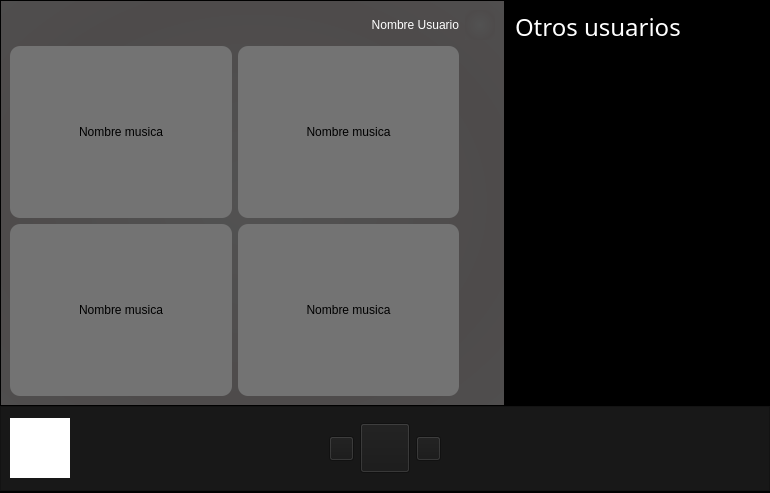
<?xml version="1.0" encoding="UTF-8"?>
<ui version="4.0">
 <class>MainWindow</class>
 <widget class="QMainWindow" name="MainWindow">
  <property name="geometry">
   <rect>
    <x>0</x>
    <y>0</y>
    <width>770</width>
    <height>493</height>
   </rect>
  </property>
  <property name="minimumSize">
   <size>
    <width>770</width>
    <height>493</height>
   </size>
  </property>
  <property name="maximumSize">
   <size>
    <width>1920</width>
    <height>1200</height>
   </size>
  </property>
  <property name="font">
   <font>
    <family>Avenir</family>
    <pointsize>14</pointsize>
    <weight>50</weight>
    <italic>false</italic>
    <bold>false</bold>
   </font>
  </property>
  <property name="windowTitle">
   <string>Pantalla Principal</string>
  </property>
  <property name="styleSheet">
   <string notr="true">QWidget{
	font: &quot;Helvetica&quot;;
}
QLabel{
	font: &quot;Helvetica&quot;;
	color: rgb(255, 255, 255);
	background-color: none;
}

QWidget#centralwidget{
	background-color:rgb(0, 0, 0);
}


QLineEdit{
	background-color: rgba(0, 0, 0,0);
	border:none;
	border-radius:none;
	border-bottom:2px solid rgb(181, 220, 207);
	color: rgba(255, 255,255, 230);
	padding-bottom:7px;
}


QFrame#caja{
	border: 2px solid rgb(233, 0, 126);
	background-image: none;
	background: none
}            
                
QPushButton#pushButton{
	background-color: qlineargradient(spread:reflect, x1:0, y1:0, x2:0, y2:0.471, stop:0 rgba(166, 23, 23, 255), stop:1 rgba(233, 0, 126, 255));
	border-radius:8px;
	color: rgba(255, 255, 255,210);
	padding: 8px;
}
QPushButton#pushButton_2{
	background-color: qlineargradient(spread:reflect, x1:0, y1:0, x2:0, y2:0.471, stop:0 rgba(166, 23, 23, 255), stop:1 rgba(233, 0, 126, 255));
	border-radius:8px;
	color: rgba(255, 255, 255,210);
	padding: 8px;
}
QPushButton#pushButton_3{
	background-color: qlineargradient(spread:reflect, x1:0, y1:0, x2:0, y2:0.471, stop:0 rgba(166, 23, 23, 255), stop:1 rgba(233, 0, 126, 255));
	border-radius:8px;
	color: rgba(255, 255, 255,210);
	padding: 8px;
}
</string>
  </property>
  <widget class="QWidget" name="centralwidget">
   <property name="enabled">
    <bool>true</bool>
   </property>
   <property name="minimumSize">
    <size>
     <width>0</width>
     <height>0</height>
    </size>
   </property>
   <layout class="QVBoxLayout" name="verticalLayout_2">
    <property name="spacing">
     <number>0</number>
    </property>
    <property name="leftMargin">
     <number>0</number>
    </property>
    <property name="topMargin">
     <number>0</number>
    </property>
    <property name="rightMargin">
     <number>0</number>
    </property>
    <property name="bottomMargin">
     <number>2</number>
    </property>
    <item>
     <widget class="QWidget" name="centralwidget_2" native="true">
      <layout class="QHBoxLayout" name="centrarcaja">
       <property name="spacing">
        <number>0</number>
       </property>
       <property name="leftMargin">
        <number>0</number>
       </property>
       <property name="topMargin">
        <number>0</number>
       </property>
       <property name="rightMargin">
        <number>0</number>
       </property>
       <property name="bottomMargin">
        <number>0</number>
       </property>
       <item>
        <widget class="QFrame" name="frame_2">
         <property name="font">
          <font>
           <weight>50</weight>
           <italic>false</italic>
           <bold>false</bold>
           <kerning>true</kerning>
          </font>
         </property>
         <property name="toolTip">
          <string/>
         </property>
         <property name="styleSheet">
          <string notr="true">background-color: qradialgradient(spread:reflect, cx:0.5, cy:0.5, radius:0.5, fx:0.5, fy:0.5, stop:0 rgba(82, 82, 82, 255), stop:1 rgba(78, 75, 75, 255))</string>
         </property>
         <property name="frameShape">
          <enum>QFrame::StyledPanel</enum>
         </property>
         <property name="frameShadow">
          <enum>QFrame::Raised</enum>
         </property>
         <layout class="QGridLayout" name="gridLayout">
          <item row="0" column="1">
           <widget class="QLabel" name="label_usuario">
            <property name="maximumSize">
             <size>
              <width>16777215</width>
              <height>30</height>
             </size>
            </property>
            <property name="styleSheet">
             <string notr="true">background-color: none;</string>
            </property>
            <property name="text">
             <string>Nombre Usuario</string>
            </property>
            <property name="alignment">
             <set>Qt::AlignRight|Qt::AlignTrailing|Qt::AlignVCenter</set>
            </property>
           </widget>
          </item>
          <item row="0" column="2">
           <widget class="QLabel" name="img_2">
            <property name="minimumSize">
             <size>
              <width>0</width>
              <height>0</height>
             </size>
            </property>
            <property name="maximumSize">
             <size>
              <width>30</width>
              <height>30</height>
             </size>
            </property>
            <property name="text">
             <string/>
            </property>
            <property name="pixmap">
             <pixmap>perfil.png</pixmap>
            </property>
            <property name="scaledContents">
             <bool>true</bool>
            </property>
            <property name="alignment">
             <set>Qt::AlignCenter</set>
            </property>
           </widget>
          </item>
          <item row="1" column="1">
           <widget class="QPushButton" name="musica2">
            <property name="minimumSize">
             <size>
              <width>200</width>
              <height>100</height>
             </size>
            </property>
            <property name="maximumSize">
             <size>
              <width>600</width>
              <height>600</height>
             </size>
            </property>
            <property name="styleSheet">
             <string notr="true">background-color: rgb(115, 115, 115);
border-radius: 10px;
</string>
            </property>
            <property name="text">
             <string>Nombre musica</string>
            </property>
            <property name="iconSize">
             <size>
              <width>60</width>
              <height>60</height>
             </size>
            </property>
           </widget>
          </item>
          <item row="2" column="1">
           <widget class="QPushButton" name="musica4">
            <property name="minimumSize">
             <size>
              <width>200</width>
              <height>100</height>
             </size>
            </property>
            <property name="maximumSize">
             <size>
              <width>600</width>
              <height>600</height>
             </size>
            </property>
            <property name="styleSheet">
             <string notr="true">background-color: rgb(115, 115, 115);
border-radius: 10px;
</string>
            </property>
            <property name="text">
             <string>Nombre musica</string>
            </property>
            <property name="iconSize">
             <size>
              <width>60</width>
              <height>60</height>
             </size>
            </property>
           </widget>
          </item>
          <item row="2" column="0">
           <widget class="QPushButton" name="musica3">
            <property name="minimumSize">
             <size>
              <width>200</width>
              <height>100</height>
             </size>
            </property>
            <property name="maximumSize">
             <size>
              <width>600</width>
              <height>600</height>
             </size>
            </property>
            <property name="styleSheet">
             <string notr="true">background-color: rgb(115, 115, 115);
border-radius: 10px;
</string>
            </property>
            <property name="text">
             <string>Nombre musica</string>
            </property>
            <property name="iconSize">
             <size>
              <width>60</width>
              <height>60</height>
             </size>
            </property>
           </widget>
          </item>
          <item row="1" column="0">
           <widget class="QPushButton" name="musica1">
            <property name="minimumSize">
             <size>
              <width>200</width>
              <height>100</height>
             </size>
            </property>
            <property name="maximumSize">
             <size>
              <width>600</width>
              <height>600</height>
             </size>
            </property>
            <property name="styleSheet">
             <string notr="true">background-color: rgb(115, 115, 115);
border-radius: 10px;
</string>
            </property>
            <property name="text">
             <string>Nombre musica</string>
            </property>
            <property name="iconSize">
             <size>
              <width>60</width>
              <height>60</height>
             </size>
            </property>
           </widget>
          </item>
         </layout>
        </widget>
       </item>
       <item>
        <widget class="QFrame" name="frame">
         <property name="maximumSize">
          <size>
           <width>265</width>
           <height>16777215</height>
          </size>
         </property>
         <property name="styleSheet">
          <string notr="true">background-color: rgb(0, 0, 0);</string>
         </property>
         <property name="frameShape">
          <enum>QFrame::StyledPanel</enum>
         </property>
         <property name="frameShadow">
          <enum>QFrame::Raised</enum>
         </property>
         <layout class="QVBoxLayout" name="verticalLayout">
          <item>
           <layout class="QHBoxLayout" name="horizontalLayout">
            <item>
             <widget class="QLabel" name="label">
              <property name="font">
               <font>
                <family>Avenir</family>
                <pointsize>18</pointsize>
                <weight>50</weight>
                <italic>false</italic>
                <bold>false</bold>
               </font>
              </property>
              <property name="text">
               <string>Otros usuarios</string>
              </property>
             </widget>
            </item>
            <item>
             <widget class="QLabel" name="img">
              <property name="minimumSize">
               <size>
                <width>0</width>
                <height>0</height>
               </size>
              </property>
              <property name="maximumSize">
               <size>
                <width>30</width>
                <height>30</height>
               </size>
              </property>
              <property name="text">
               <string/>
              </property>
              <property name="pixmap">
               <pixmap>amigos.png</pixmap>
              </property>
              <property name="scaledContents">
               <bool>true</bool>
              </property>
              <property name="alignment">
               <set>Qt::AlignCenter</set>
              </property>
             </widget>
            </item>
           </layout>
          </item>
          <item>
           <widget class="QScrollArea" name="scrollArea">
            <property name="widgetResizable">
             <bool>true</bool>
            </property>
            <widget class="QWidget" name="widget">
             <property name="geometry">
              <rect>
               <x>0</x>
               <y>0</y>
               <width>237</width>
               <height>336</height>
              </rect>
             </property>
             <layout class="QVBoxLayout" name="verticalLayout_5"/>
            </widget>
           </widget>
          </item>
         </layout>
        </widget>
       </item>
      </layout>
     </widget>
    </item>
    <item>
     <widget class="QFrame" name="frame_3">
      <property name="minimumSize">
       <size>
        <width>0</width>
        <height>85</height>
       </size>
      </property>
      <property name="maximumSize">
       <size>
        <width>16777215</width>
        <height>85</height>
       </size>
      </property>
      <property name="styleSheet">
       <string notr="true">background-color: rgb(24, 24, 24);</string>
      </property>
      <property name="frameShape">
       <enum>QFrame::StyledPanel</enum>
      </property>
      <property name="frameShadow">
       <enum>QFrame::Raised</enum>
      </property>
      <layout class="QHBoxLayout" name="horizontalLayout_2">
       <item>
        <widget class="QLabel" name="label_caratula">
         <property name="minimumSize">
          <size>
           <width>60</width>
           <height>60</height>
          </size>
         </property>
         <property name="maximumSize">
          <size>
           <width>60</width>
           <height>60</height>
          </size>
         </property>
         <property name="styleSheet">
          <string notr="true">background-color: rgb(255, 255, 255);</string>
         </property>
         <property name="text">
          <string/>
         </property>
         <property name="scaledContents">
          <bool>true</bool>
         </property>
         <property name="alignment">
          <set>Qt::AlignCenter</set>
         </property>
        </widget>
       </item>
       <item>
        <widget class="QLabel" name="label_cancion">
         <property name="maximumSize">
          <size>
           <width>300</width>
           <height>16777215</height>
          </size>
         </property>
         <property name="font">
          <font>
           <family>Avenir</family>
           <pointsize>18</pointsize>
           <weight>50</weight>
           <italic>false</italic>
           <bold>false</bold>
          </font>
         </property>
         <property name="text">
          <string/>
         </property>
        </widget>
       </item>
       <item>
        <widget class="QPushButton" name="button_anterior">
         <property name="maximumSize">
          <size>
           <width>25</width>
           <height>25</height>
          </size>
         </property>
         <property name="text">
          <string/>
         </property>
         <property name="icon">
          <iconset>
           <normaloff>anterior.png</normaloff>anterior.png</iconset>
         </property>
         <property name="iconSize">
          <size>
           <width>25</width>
           <height>25</height>
          </size>
         </property>
        </widget>
       </item>
       <item>
        <widget class="QPushButton" name="button_play">
         <property name="maximumSize">
          <size>
           <width>50</width>
           <height>50</height>
          </size>
         </property>
         <property name="text">
          <string/>
         </property>
         <property name="icon">
          <iconset>
           <normaloff>play.png</normaloff>play.png</iconset>
         </property>
         <property name="iconSize">
          <size>
           <width>50</width>
           <height>50</height>
          </size>
         </property>
        </widget>
       </item>
       <item>
        <widget class="QPushButton" name="button_siguiente">
         <property name="maximumSize">
          <size>
           <width>25</width>
           <height>25</height>
          </size>
         </property>
         <property name="text">
          <string/>
         </property>
         <property name="icon">
          <iconset>
           <normaloff>siguiente.png</normaloff>siguiente.png</iconset>
         </property>
         <property name="iconSize">
          <size>
           <width>25</width>
           <height>25</height>
          </size>
         </property>
        </widget>
       </item>
       <item>
        <widget class="QLabel" name="label_13">
         <property name="maximumSize">
          <size>
           <width>300</width>
           <height>16777215</height>
          </size>
         </property>
         <property name="font">
          <font>
           <family>Avenir</family>
           <pointsize>18</pointsize>
           <weight>50</weight>
           <italic>false</italic>
           <bold>false</bold>
          </font>
         </property>
         <property name="text">
          <string/>
         </property>
        </widget>
       </item>
       <item>
        <widget class="QLabel" name="label_14">
         <property name="minimumSize">
          <size>
           <width>60</width>
           <height>60</height>
          </size>
         </property>
         <property name="maximumSize">
          <size>
           <width>60</width>
           <height>60</height>
          </size>
         </property>
         <property name="styleSheet">
          <string notr="true"/>
         </property>
         <property name="text">
          <string/>
         </property>
         <property name="scaledContents">
          <bool>true</bool>
         </property>
         <property name="alignment">
          <set>Qt::AlignCenter</set>
         </property>
        </widget>
       </item>
      </layout>
     </widget>
    </item>
   </layout>
  </widget>
 </widget>
 <resources/>
 <connections/>
</ui>
